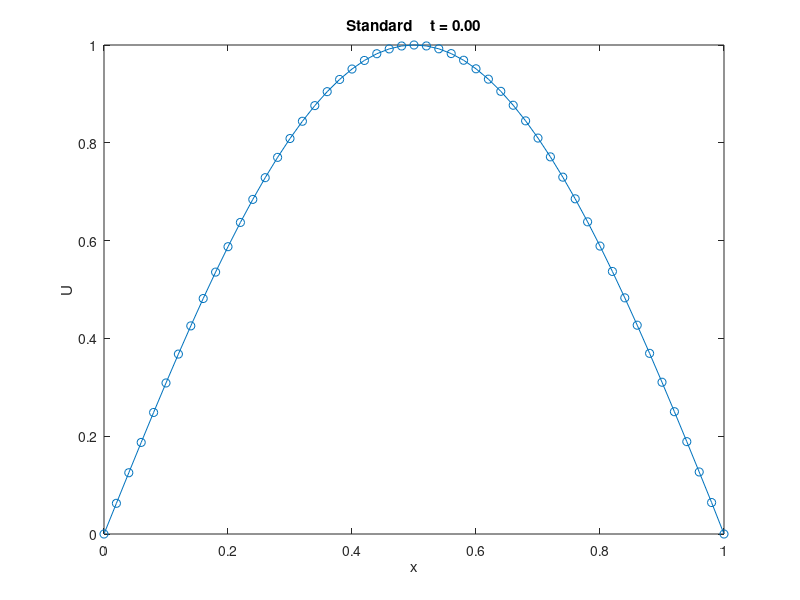
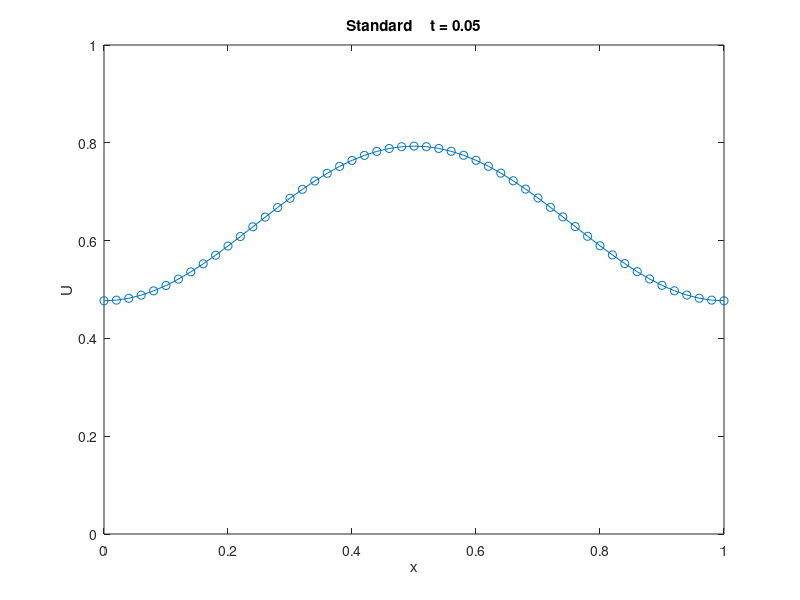
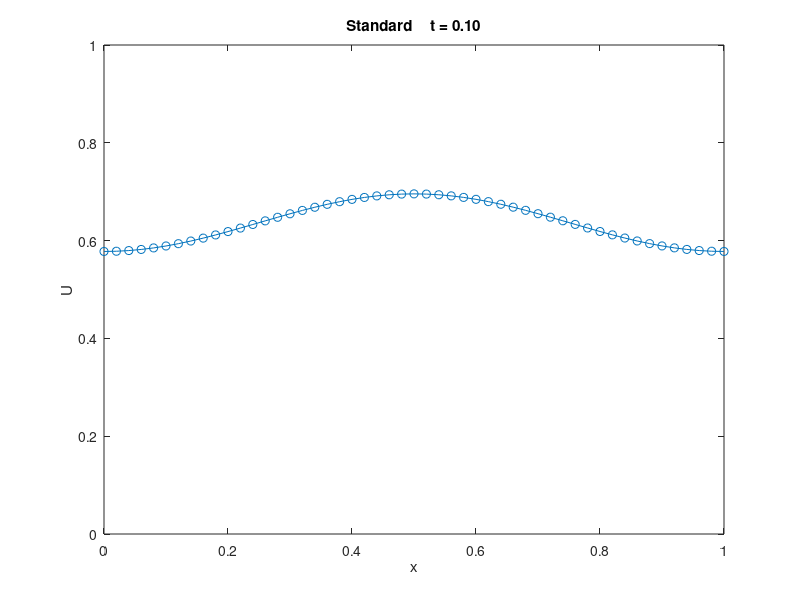
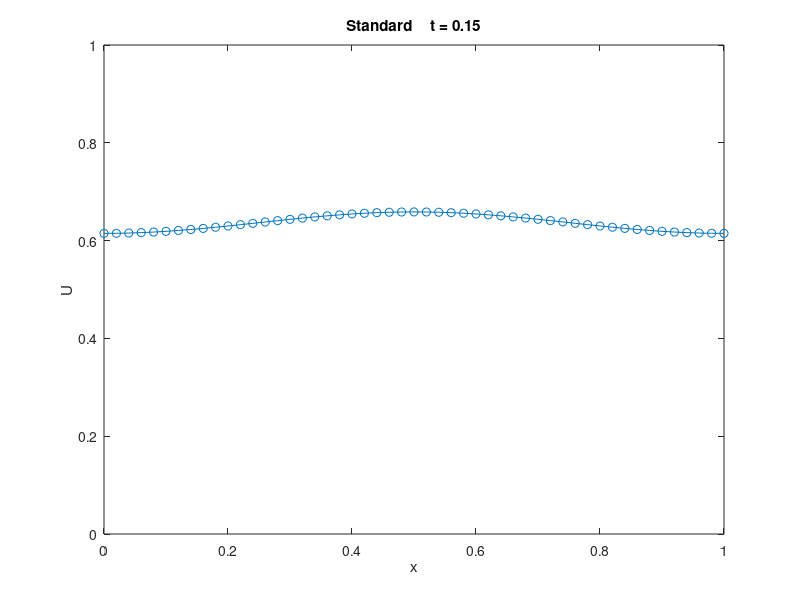

Write MATLAB code to recreate these figures, in order. (Note: this script raises an error after producing the figures.)
## Heat Equation with periodic boundary conditions.
clf;
clc;
clear all;

addpath('./mole_MATLAB/')

#### Settings #####
N = 50; # number of grid points

explicit = 1;
plots = true;
plot_frequency = 5 * N;
skip_standard = false;


##################################

## Shared problem parameters #####

## Heat Equation
alpha = 0.5; # thermal diffusivity.

# X Domain
a = 0;
b = 1;


# Time Domain
t0 = 0;
tf = 0.5;

##################################

## Implicit "Standard" Finite Differences Approach

# X discretization
dx = (b-a)/N;
x = [0:dx:(b-dx)]'; # solution domain is u(0) to u(N) {u(x(0)) = u(x(N+1))}
x_display = [x; b];

# Time discretization
t = t0;
dt = (dx^2) / (4 * alpha); # Use same timestep as mimetic code.

timesteps = 0;

# Initial Condition
u0 = sin(3.14 * x);
u_display = [u0; u0(1)];
u = u0;
unew = u0;

# Finite Difference Operator Matrix
v = alpha*dt/dx^2;
a0 = v*ones(N, 1);
a1 = -2*v*ones(N, 1);
A = spdiags([a0 a1 a0], [-1 0 1], N, N);
A(1, N) = v;
A(N, 1) = v;

if (explicit)
  FD = speye(size(A)) + A;
else
  FD = speye(size(A)) - A;
endif

figures_so_far = 1;

if (!skip_standard)
# Integrate
while (t < tf)
    # update U
    if (explicit)
      unew = FD * u;
    else
      unew = FD \ u;
    endif

    # timestep
    timesteps = timesteps+1;
    t = timesteps*dt;

    # Make a plot every few timesteps and on the last timestep.
    if (plots && (mod(timesteps-1, plot_frequency) == 0 || t >= tf))
      u_display = [u; u(1)];
      figure(figures_so_far);
      figures_so_far = figures_so_far + 1;
      plot(x_display, u_display, 'o-');
      str = sprintf('Standard \t t = %.2f', t);
      title(str)
      xlabel('x')
      ylabel('U')
      xlim([a b]);
      ylim([0 1]);
    endif

    u = unew;
end
endif
##################################


## Implicit Mimetic Finite Differences Approach

# X discretization
N = (N ); # chosen so FD and MFD matrix have same dimensions
dx = (b-a)/N;
x = [a (a+dx/2):dx:(b-dx/2) b]';
x_display = [x; b];

# Time discretization
t = t0;
timesteps = 0;
dt = dx^2/(4*alpha); # Von Neumann Stability Criterion

# Initial Condition
u0 = sin(3.14 * x);
u0(1) = 0; # first/last index holds B.C, we want 0.
u0(end) = 0;
u_display = [u0; u0(1)];
u = u0;
unew = u0;

# Mimetic Operator Matrix
order = 2;

# Instead of using MOLE's lap(), construct laplacian from div and grad ourselves.
# This lets us impose boundary conditions on D and G as needed.
D = div(order, N, dx); % 1D Mimetic divergence operator
G = grad(order, N, dx);

% Periodic BC imposed on the divergence operator
D(1,2) = 1/(2*dx);
D(1,end-1) = -1/(2*dx);
D(end,2) = 1/(2*dx);
D(end,end-1) = -1/(2*dx);

# Periodic BC imposed on the gradient operator
temp = G(end, :);
G(end,:) = G(end,:) - G(1,:);
G(1,:) = G(1,:) - temp;

L = D*G;

if (explicit)
  MFD = speye(size(L)) + alpha*dt*L;
else
  MFD = speye(size(L)) - alpha*dt*L;
endif

# Integrate
while (t < tf)
    # update U
    if (explicit)
      unew = MFD * u;
    else
      unew = MFD \ u;
    endif

    # timestep
    timesteps = timesteps+1;
    t = timesteps*dt;

    # Make a plot every few timesteps and on the last timestep.
    if (plots && (mod(timesteps-1, plot_frequency) == 0 || t >= tf))
      figure(figures_so_far);
      figures_so_far = figures_so_far + 1;
      plot(x, u, 'o-');
      str = sprintf('Mimetic \t t = %.2f', t);
      title(str)
      xlabel('x')
      ylabel('U')
      xlim([a b]);
      ylim([0 1]);
    endif

    u = unew;
end

##################################
